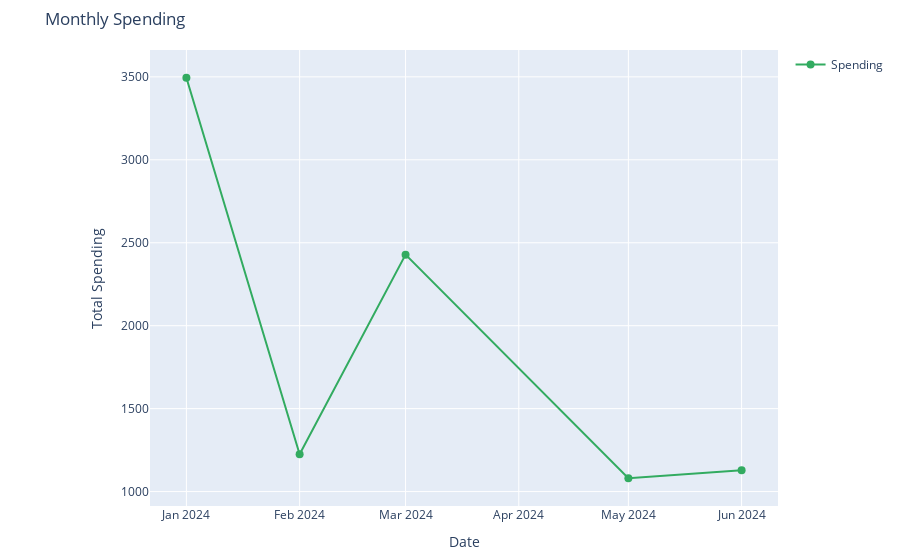
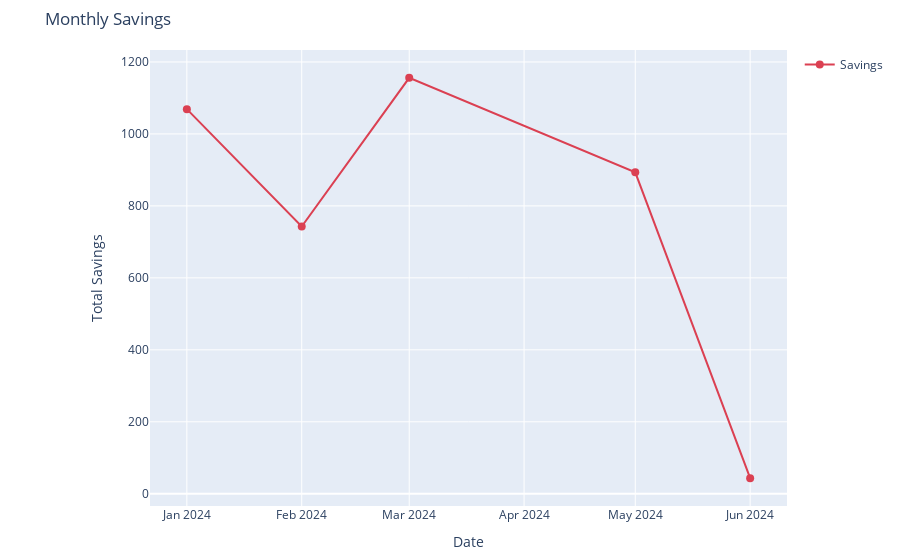

Notebook code for these charts, in order:
### Code cell
def plot_spending_over_months(filtered_df, selected_year='Overall'):
    if selected_year != 'Overall':
        filtered_df = filtered_df[pd.to_datetime(filtered_df['Order Date']).dt.year == int(selected_year)]

    monthly_spending = filtered_df.groupby(pd.to_datetime(filtered_df['Order Date']).dt.to_period('M'))['Price for Customer'].sum().reset_index()
    monthly_spending['Date'] = monthly_spending['Order Date'].dt.strftime('%Y-%m')  # Convert to YYYY-MM format
    monthly_spending = monthly_spending.sort_values('Date')

    trace = go.Scatter(
        x=monthly_spending['Date'],
        y=monthly_spending['Price for Customer'],
        mode='lines+markers',
        name='Spending',
        line=dict(color='rgb(50, 171, 96)'),
        marker=dict(symbol='circle', size=8),
        text=monthly_spending['Price for Customer'].apply(lambda x: f"₹{x:,.2f}")
    )

    layout = go.Layout(
        title='Monthly Spending',
        xaxis=dict(title='Date'),
        yaxis=dict(title='Total Spending'),
        margin=dict(l=150, r=20, t=50, b=50),
        showlegend=True
    )

    fig = go.Figure(data=[trace], layout=layout)
    return fig

def plot_savings_over_months(filtered_df, selected_year='Overall'):
    if selected_year != 'Overall':
        filtered_df = filtered_df[pd.to_datetime(filtered_df['Order Date']).dt.year == int(selected_year)]

    monthly_savings = filtered_df.groupby(pd.to_datetime(filtered_df['Order Date']).dt.to_period('M'))['Savings'].sum().reset_index()
    monthly_savings['Date'] = monthly_savings['Order Date'].dt.strftime('%Y-%m')  # Convert to YYYY-MM format
    monthly_savings = monthly_savings.sort_values('Date')

    trace = go.Scatter(
        x=monthly_savings['Date'],
        y=monthly_savings['Savings'],
        mode='lines+markers',
        name='Savings',
        line=dict(color='rgb(219, 64, 82)'),
        marker=dict(symbol='circle', size=8),
        text=monthly_savings['Savings'].apply(lambda x: f"₹{x:,.2f}")
    )

    layout = go.Layout(
        title='Monthly Savings',
        xaxis=dict(title='Date'),
        yaxis=dict(title='Total Savings'),
        margin=dict(l=150, r=20, t=50, b=50),
        showlegend=True
    )

    fig = go.Figure(data=[trace], layout=layout)
    return fig

selected_year = '2024'  

spending_over_months_fig = plot_spending_over_months(df, selected_year=selected_year)
savings_over_months_fig = plot_savings_over_months(df, selected_year=selected_year)

spending_over_months_fig.show()
savings_over_months_fig.show()

### Figure 1 — Plotly figure (JSON) as saved in the notebook; plotly's stock layout.template omitted (floating-point values rounded to 4 significant figures)
{"data": [{"line": {"color": "rgb(50, 171, 96)"}, "marker": {"size": 8, "symbol": "circle"}, "mode": "lines+markers", "name": "Spending", "text": ["₹3,494.33", "₹1,224.53", "₹2,428.22", "₹1,080.64", "₹1,128.46"], "type": "scatter", "x": ["2024-01", "2024-02", "2024-03", "2024-05", "2024-06"], "y": [3494.0, 1225.0, 2428.0, 1081.0, 1128.0]}], "layout": {"margin": {"b": 50, "l": 150, "r": 20, "t": 50}, "showlegend": true, "title": {"text": "Monthly Spending"}, "xaxis": {"title": {"text": "Date"}}, "yaxis": {"title": {"text": "Total Spending"}}}}

### Figure 2 — Plotly figure (JSON) as saved in the notebook; plotly's stock layout.template omitted (floating-point values rounded to 4 significant figures)
{"data": [{"line": {"color": "rgb(219, 64, 82)"}, "marker": {"size": 8, "symbol": "circle"}, "mode": "lines+markers", "name": "Savings", "text": ["₹1,068.89", "₹742.52", "₹1,155.94", "₹893.17", "₹43.28"], "type": "scatter", "x": ["2024-01", "2024-02", "2024-03", "2024-05", "2024-06"], "y": [1069.0, 742.5, 1156.0, 893.2, 43.28]}], "layout": {"margin": {"b": 50, "l": 150, "r": 20, "t": 50}, "showlegend": true, "title": {"text": "Monthly Savings"}, "xaxis": {"title": {"text": "Date"}}, "yaxis": {"title": {"text": "Total Savings"}}}}
